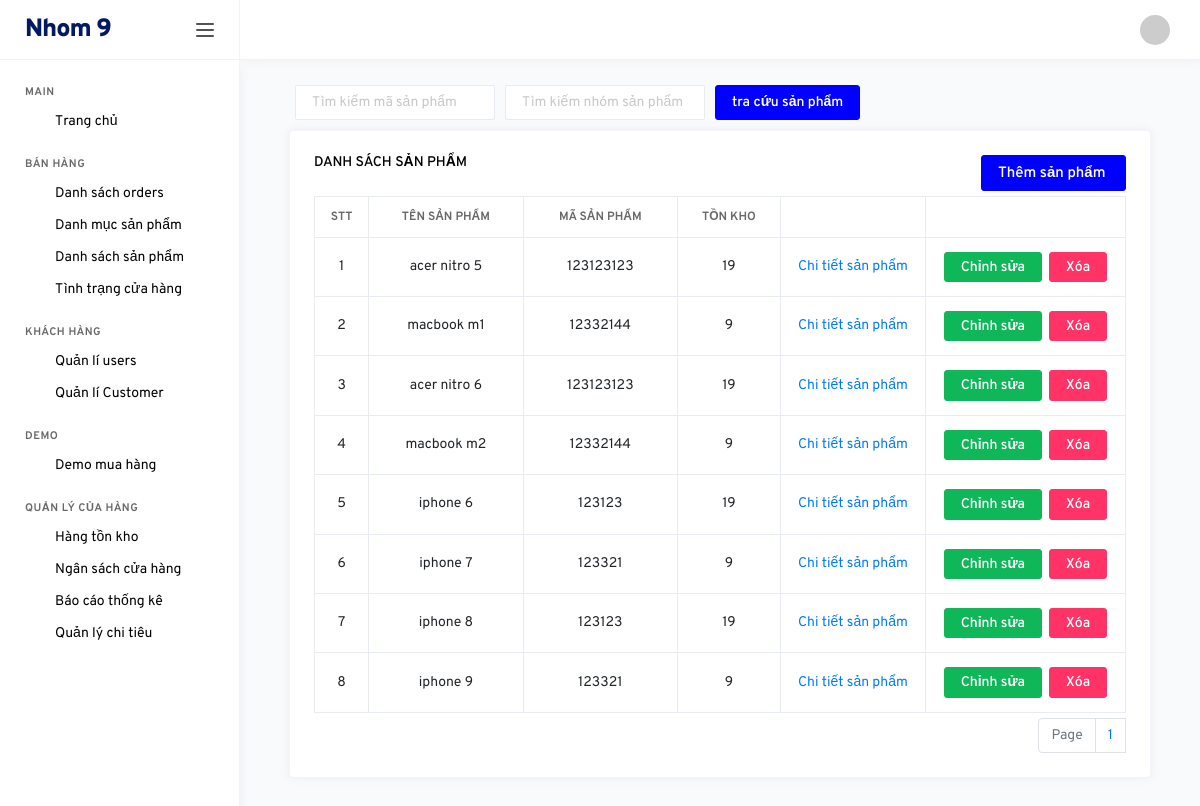
Page /backend/index.php?controller=products (signed in) on the earlier database version.
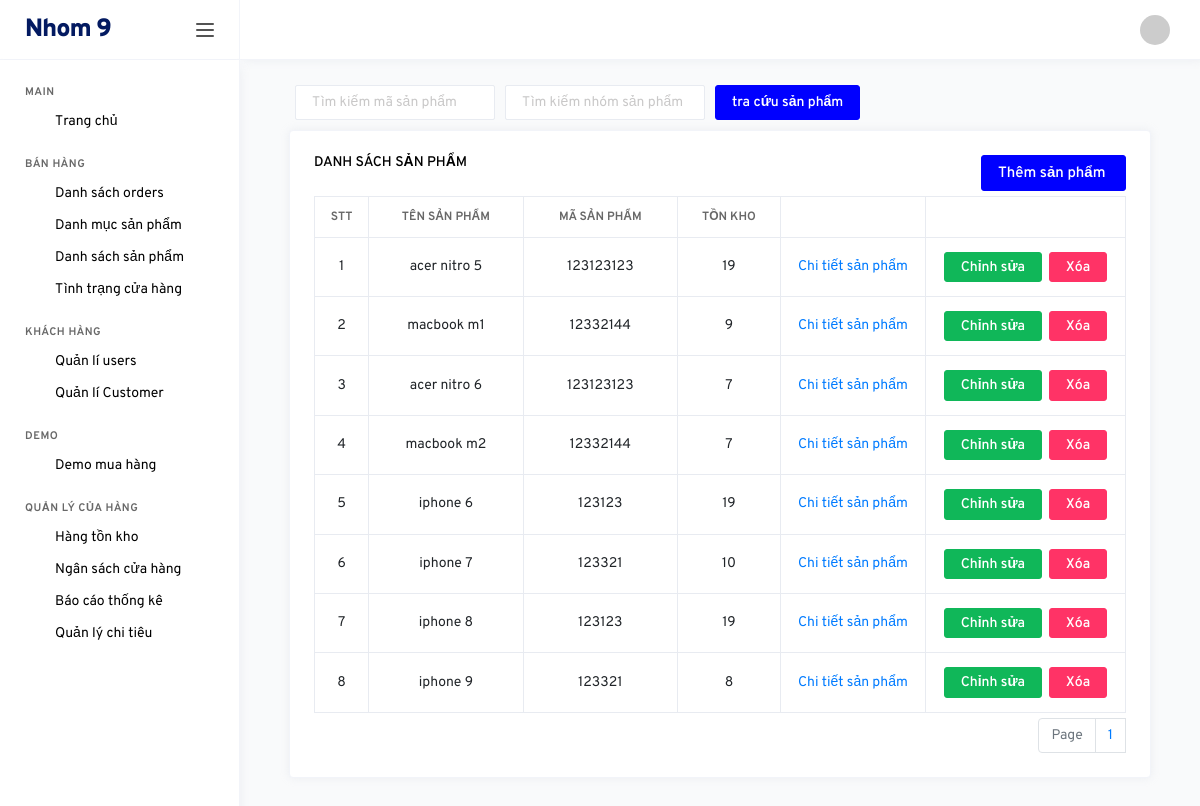
Same page on the later database version.
### tables this page shows
CREATE TABLE `products` (
  `id` int(11) NOT NULL,
  `name` varchar(500) NOT NULL,
  `category_id` int(11) NOT NULL,
  `ma_hang` varchar(500) NOT NULL,
  `bao_hanh` int(11) NOT NULL,
  `so_imei` varchar(500) NOT NULL,
  `so_serial` varchar(500) NOT NULL,
  `ton_kho` int(11) NOT NULL,
  `xuat_su` varchar(500) NOT NULL,
  `price` int(11) NOT NULL
);

### backend/controllers/ProductsController.php (called while the page is built, shortened)
<?php
	include "models/ProductsModel.php";
	class ProductsController extends Controller{
		public function index(){
			$recordPerPage = 25;
			$numPage = ceil($this->totalRecord($recordPerPage)/$recordPerPage);
			$data = $this->modelRead($recordPerPage);
			$this->loadView("ProductsView.php",["data"=>$data,"numPage"=>$numPage]);
		}
	}
 ?>

### backend/models/ProductsModel.php (called while the page is built, shortened)
<?php
	trait ProductsModel{
		public function modelRead($recordPerPage){
			$p = isset($_GET["p"]) && is_numeric($_GET["p"]) && $_GET["p"] > 0 ? ($_GET["p"]-1) : 0;
			$from = $p * $recordPerPage;
			$conn = Connection::getInstance();
			$query = $conn->query("select * from products order by category_id desc limit $from,$recordPerPage");
			$result = $query->fetchAll();
			return $result;
		}
		public function totalRecord($recordPerPage){
			$conn = Connection::getInstance();
			$query = $conn->query("select id from products");
			return $query->rowCount();
		}
	}
 ?>

### backend/views/ProductsView.php (the view, shortened to what this page needs)
<form method="post" action="index.php?controller=products&action=search" class="active-cyan-4 input-search"  style="margin-left: 30px; margin-bottom: 10px; display:flex">
    <input class="form-control" type="text" name="maSp" placeholder="Tìm kiếm mã sản phẩm" aria-label="Search"
    style="width: 200px; margin-right: 10px"/>
    <input class="form-control" type="text" name="nhomSp" placeholder="Tìm kiếm nhóm sản phẩm" aria-label="Search"
    style="width: 200px; margin-right: 10px" />
    <input type="submit" value="tra cứu sản phẩm" class="btn btn-primary" />
</form>
<div class="col-md-12">
    <div class="col-md-12 grid-margin stretch-card">
    <div class="card">
        <div class="card-body">
            <div style="float: right; margin-bottom: 5px;">
                <a href="index.php?controller=products&action=create" class="btn btn-primary"><h6>Thêm sản phẩm&nbsp; <i class="link-icon" data-feather="plus-square"></i></h6></a>
            </div>
            <h6 class="card-title">Danh sách sản phẩm</h6>
            <div class="table-responsive">
                    <table class="table table-bordered table-hover">
                        <thead>
                            <tr>
                                <th style="text-align:center;width: 50px;">STT</th>
                                <th style="text-align:center;width: 150px;">Tên sản phẩm</th>
                                <th style="text-align:center;width: 150px;">Mã sản phẩm</th>
                                <th style="text-align:center;width: 100px;">Tồn kho</th>
                                <th style="text-align:center;width: 100px;"></th>
                                <th style="text-align:center;width: 150px;"></th>
                            </tr>
                        </thead>
                        <tbody>
                            <?php foreach ($data as $key => $rows): ?>
                            <tr>
                            <td  style="text-align:center; width: 50px;">
                                    <?php echo $key+1; ?>
                                </td>
                                <td  style="text-align:center; width: 150px;">
                                    <?php echo $rows->name; ?>
                                </td>
                                <td style="text-align:center;">
                                    <?php echo $rows->ma_hang; ?>
                                </td>
                                <td style="text-align:center;">
                                    <?php echo $rows->ton_kho; ?>
                                </td>
                                <td style="text-align:center;">
                                <a href="index.php?controller=products&action=detail&id=<?php echo $rows->id ?>">Chi tiết sản phẩm</a>
                                </td>
                                <td style="text-align:center;">
                        <a class="btn btn-success" href="index.php?controller=products&action=update&id=<?php echo $rows->id; ?>">Chỉnh sửa</a>&nbsp;
                        <a class="btn btn-danger" href="index.php?controller=products&action=delete&id=<?php echo $rows->id; ?>" onclick="return window.confirm('Mày chắc chưa?');">Xóa</a>
                                </td>
                            </tr>
                            <?php endforeach; ?>
                        </tbody>
                    </table>
                    <nav aria-label="Page navigation example">
                    <ul class="pagination">
                        <li class="page-item disabled"><a class="page-link" href="#">Page</a></li>
                        <?php for($i = 1;$i <= $numPage; $i++): ?>
                            <li><a class="page-link" href="index.php?controller=products&p=<?php echo $i; ?>"><?php echo $i; ?></a></li>
                            <?php endfor; ?>
                    </ul>
                    </nav>
            </div>
        </div>
    </div>
</div>
</div>

Differences in the rows shown:
changed products "acer nitro 6": ton_kho "19" → "7"
changed products "macbook m2": ton_kho "9" → "7"
changed products "iphone 7": ton_kho "9" → "10"
changed products "iphone 9": ton_kho "9" → "8"
